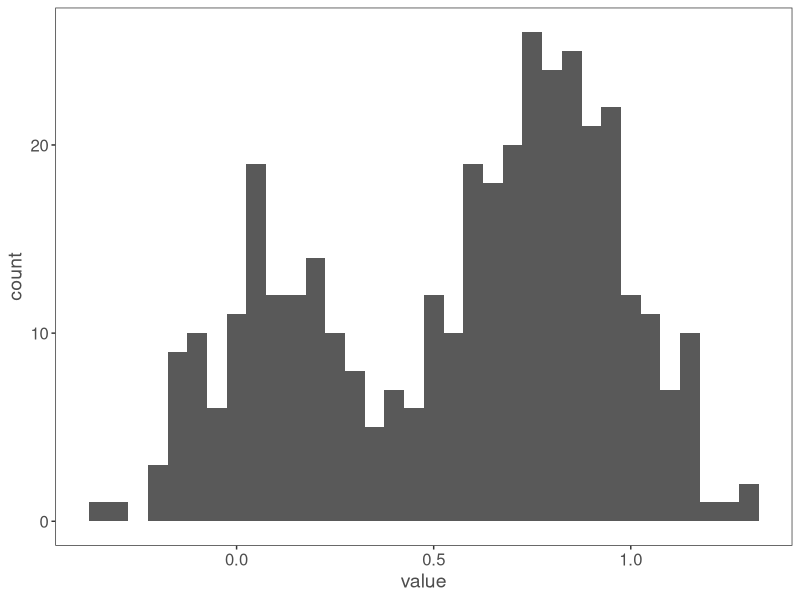
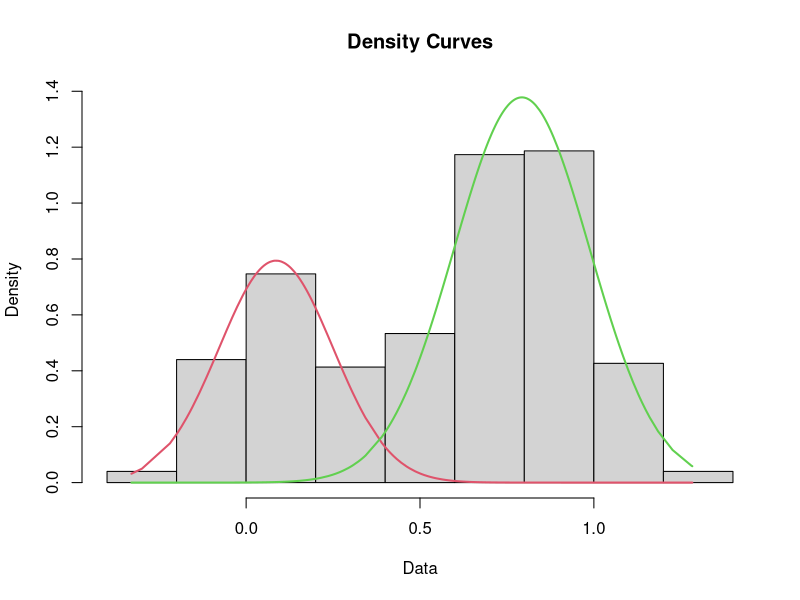
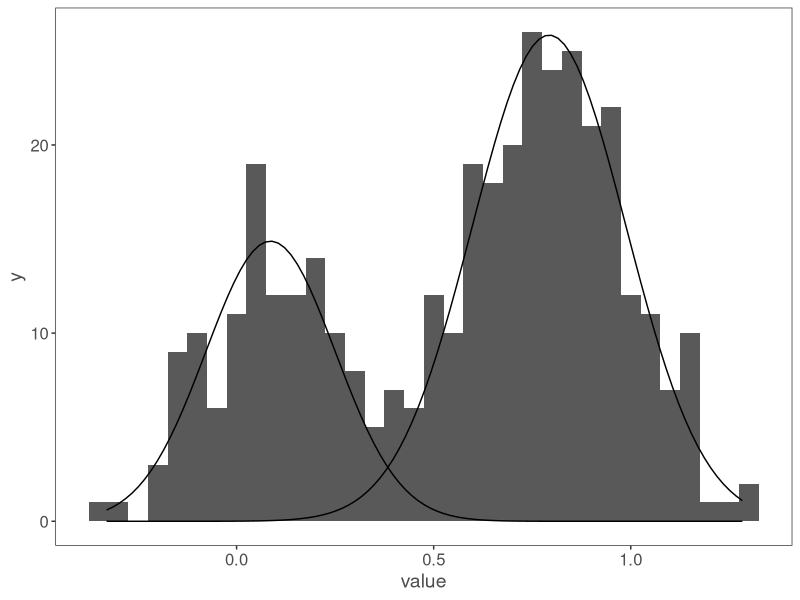
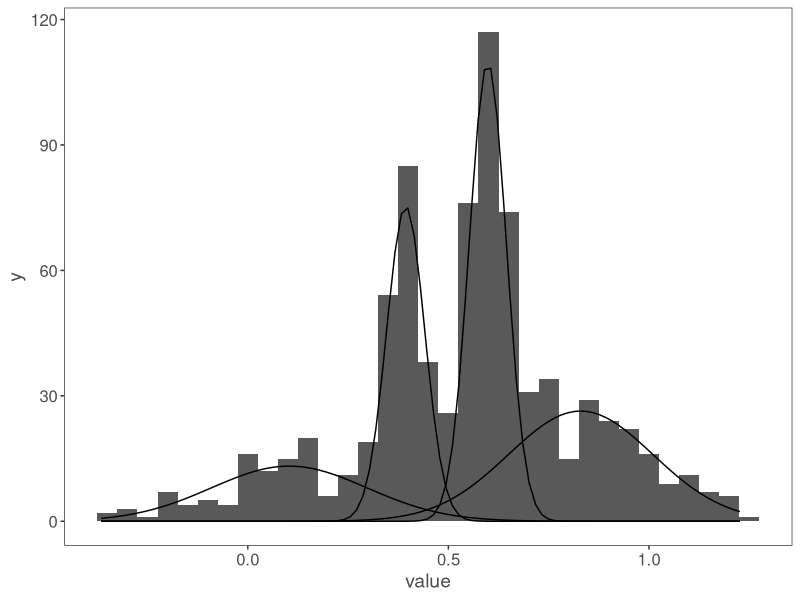

These charts were generated, in order, by the following R code:
library(tidyverse)
library(mixtools)

#just a plotting theme
ggplot2::theme_set(
  theme_bw() +
    theme(
      plot.title = element_text(size = 14),
      axis.title = element_text(size = 14, colour = "grey30"),
      axis.text = element_text(size = 12, colour = "grey30"),
      panel.grid = element_blank()
    )
)

set.seed(12) #better make this reproducible
observations <- tibble(value = c(
  rnorm(n = 125, mean = 0.1, sd = 0.2), #the first normal distribution
  rnorm(n = 250, mean = 0.8, sd = 0.2) #this second distribution is double the size of the first
)
)

#and a quick gander...
ggplot(observations, aes(x = value)) + 
  geom_histogram(binwidth = 0.05)

my_mix <- normalmixEM(observations$value, k = 2)
plot(my_mix, which = 2)

my_mix[["mu"]]
my_mix[["sigma"]]
my_mix[["lambda"]]

ggplot(observations, aes(x = value)) +
  geom_histogram(binwidth = 0.05) +
  mapply(
    function(mean, sd, lambda, n, binwidth) {
      stat_function(
        fun = function(x) {
          (dnorm(x, mean = mean, sd = sd)) * n * binwidth * lambda
        }
      )
    },
    mean = my_mix[["mu"]], #mean
    sd = my_mix[["sigma"]], #standard deviation
    lambda = my_mix[["lambda"]], #amplitude
    n = length(observations$value), #sample size
    binwidth = 0.05 #binwidth used for histogram
  )


#for 4 observations 
observations <- tibble(value = c(
  rnorm(n = 125, mean = 0.1, sd = 0.2),
  rnorm(n = 175, mean = 0.4, sd = 0.05),
  rnorm(n = 250, mean = 0.6, sd = 0.05),
  rnorm(n = 250, mean = 0.8, sd = 0.2)
)
)

my_mix <- normalmixEM(observations$value, k = 4)

ggplot(observations, aes(x = value)) + 
  geom_histogram(binwidth = 0.05) +
  mapply(function(mean, sd, lambda, n, binwidth) {
    stat_function(
      fun = function(x) {
        (dnorm(x, mean = mean, sd = sd)) * n * binwidth * lambda
      }
    )
  },
  mean = my_mix[["mu"]], 
  sd = my_mix[["sigma"]],
  lambda = my_mix[["lambda"]],
  n = length(observations$value),
  binwidth = 0.05
  )
